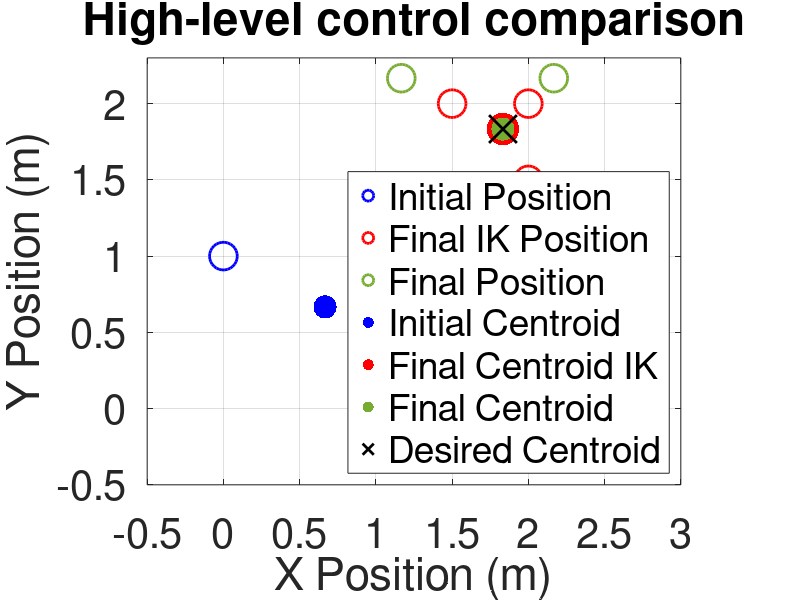

MATLAB code to generate this figure: (Note: this script raises an error after producing the figure.)
clc;
clear all;
close all;

%% Data

ik = 'postural'; % 'centroid' or 'postural'

x1 = [1 0];
x2 = [0 1];
x3 = [1 1];

x1i = x1;
x2i = x2;
x3i = x3;

x = [x1;x2;x3];
w = 10e-3;
gamma = 10e-3;

target = [3 3];
target_x = [3 3];

centroid = sum(x)/3;
centroid_i = centroid;
u = 0.5*(target - centroid);
centroid_d = centroid + u;

x1_d = x1 + 0.5*(target_x - x1);
x2_d = x2 + 0.5*(target_x - x2);
x3_d = x3 + 0.5*(target_x - x3);

x1_same = x1 + u;
x2_same = x2 + u;
x3_same = x3 + u;

J = [1/3 0 1/3 0 1/3 0;
    0 1/3 0 1/3 0 1/3];
J_bar = [J;w*eye(6)];

e_c = [centroid_d - centroid]';
e_x = [[x1_d - x1]';
    [x2_d - x2]';
    [x3_d - x3]'];
e = [e_c;e_x];

% %% Iterative IK algorithm
% while norm(J'*e_c)^2 >= 0.01
%   alpha = 1;
%   delta_x = inv(J'*J + w^2*eye(6))*J'*e_c;
%   delta_x = reshape(delta_x,2,3)';
%   x_test = x + alpha*delta_x;
%   centroid = sum(x_test)/4;
%   e_test = [centroid_d - centroid]';
%   red_err = norm(e_c) - norm(e_test);
%   while red_err <= gamma*alpha*norm(e_c)
%     alpha = alpha/2;
%     x_test = x + alpha*delta_x;
%     centroid = sum(x_test)/4;
%     e_test = [centroid_d - centroid]';
%     red_err = norm(e_c) - norm(e_test);
%   end
%   x = x_test;
%   e_c = e_test;
% end

%% Iterative IK algorithm with postural task
while norm(e_c)^2 >= 0.01
  alpha = 1;
  delta_x = inv(J'*J + w^2*eye(6))*(J'*e_c + w^2*e_x);
  delta_x = reshape(delta_x,2,3)';
  x_test = x + alpha*delta_x;
  centroid = sum(x_test)/3;
  e_c_test = [centroid_d - centroid]';
  e_x_test = [[x1_d - x_test(1,:)]';
    [x2_d - x_test(2,:)]';
    [x3_d - x_test(3,:)]'];
  e_test = [e_c_test;e_x_test];
  red_err = norm(e) - norm(e_test);
  while red_err <= gamma*alpha*norm(e)
    alpha = alpha/2;
    x_test = x + alpha*delta_x;
    centroid = sum(x_test)/3;
    e_c_test = [centroid_d - centroid]';
    e_x_test = [[x1_d - x_test(1,:)]';
    [x2_d - x_test(2,:)]';
    [x3_d - x_test(3,:)]'];
    e_test = [e_c_test;e_x_test];
    red_err = norm(e) - norm(e_test);
  end
  x = x_test;
  e = e_test;
  e_c = [centroid_d - centroid]';
  e_x = [[x1_d - x(1)]';
    [x2_d - x(2)]';
    [x3_d - x(3)]'];
  J_bar = [J;w*eye(6)];
end

%% Same input


%% Plotting
fig = figure('Color','w');
plot(x1i(1),x1i(2),'bo','MarkerSize',20,'LineWidth',2,'DisplayName','Initial Position')
hold on
plot(x2i(1),x2i(2),'bo','MarkerSize',20,'LineWidth',2,'HandleVisibility','off')
plot(x3i(1),x3i(2),'bo','MarkerSize',20,'LineWidth',2,'HandleVisibility','off')
plot(x(1,1),x(1,2),'ro','MarkerSize',20,'LineWidth',2,'DisplayName','Final IK Position')
plot(x(2,1),x(2,2),'ro','MarkerSize',20,'LineWidth',2,'HandleVisibility','off')
plot(x(3,1),x(3,2),'ro','MarkerSize',20,'LineWidth',2,'HandleVisibility','off')
% if strcmp(ik, 'postural')
%   plot(x1_d(1),x1_d(2),'r.','MarkerSize',10,'LineWidth',2)
%   plot(x2_d(1),x2_d(2),'r.','MarkerSize',10,'LineWidth',2)
%   plot(x3_d(1),x3_d(2),'r.','MarkerSize',10,'LineWidth',2)
% end
plot(x1_same(1),x1_same(2),'o','Color',[0.4660 0.6740 0.1880],'MarkerSize',20,'LineWidth',2,'DisplayName','Final Position')
plot(x2_same(1),x2_same(2),'o','Color',[0.4660 0.6740 0.1880],'MarkerSize',20,'LineWidth',2,'HandleVisibility','off')
plot(x3_same(1),x3_same(2),'o','Color',[0.4660 0.6740 0.1880],'MarkerSize',20,'LineWidth',2,'HandleVisibility','off')
plot(centroid_i(1),centroid_i(2),'b.','MarkerSize',50,'LineWidth',2,'DisplayName','Initial Centroid')
plot(centroid(1),centroid(2),'r.','MarkerSize',70,'LineWidth',2,'DisplayName','Final Centroid IK')
plot(centroid(1),centroid(2),'.','Color',[0.4660 0.6740 0.1880],'MarkerSize',50,'LineWidth',2,'DisplayName','Final Centroid')
plot(centroid_d(1),centroid_d(2),'kx','MarkerSize',20,'LineWidth',2,'DisplayName','Desired Centroid')
legend('FontSize',20,'Location','southeast')
xlabel('X Position (m)')
ylabel('Y Position (m)')
grid on
title('High-level control comparison')
xlim([-0.5 3])
ylim([-0.5 2.3])
set(gca, 'FontSize', 30)
axis equal
export_fig(fig, 'high-level control comparison.eps');
